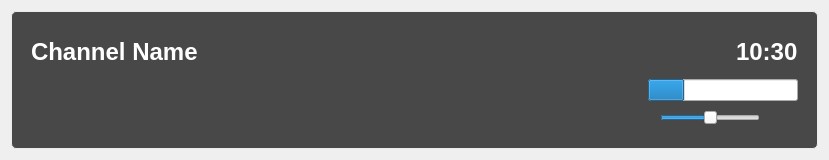
<?xml version="1.0" encoding="UTF-8"?>
<ui version="4.0">
 <class>fullscreen_toolbar</class>
 <widget class="QWidget" name="fullscreen_toolbar">
  <property name="windowModality">
   <enum>Qt::NonModal</enum>
  </property>
  <property name="geometry">
   <rect>
    <x>0</x>
    <y>0</y>
    <width>829</width>
    <height>160</height>
   </rect>
  </property>
  <property name="windowTitle">
   <string/>
  </property>
  <property name="styleSheet">
   <string notr="true"/>
  </property>
  <layout class="QHBoxLayout" name="horizontalLayout_4">
   <item>
    <widget class="QWidget" name="osd_container" native="true">
     <property name="styleSheet">
      <string notr="true">#osd_container { 
	border-color: rgb(235, 235, 235);
	border-style: solid;
    border-width: 1px;
	background-color: rgb(25, 25, 25, 200);
    border-radius: 5px;
}</string>
     </property>
     <layout class="QVBoxLayout" name="verticalLayout">
      <property name="leftMargin">
       <number>20</number>
      </property>
      <property name="topMargin">
       <number>20</number>
      </property>
      <property name="rightMargin">
       <number>20</number>
      </property>
      <property name="bottomMargin">
       <number>20</number>
      </property>
      <item>
       <layout class="QHBoxLayout" name="horizontalLayout_2">
        <item>
         <widget class="ElidedLabel" name="osd_channel_name">
          <property name="font">
           <font>
            <pointsize>18</pointsize>
            <weight>75</weight>
            <bold>true</bold>
           </font>
          </property>
          <property name="styleSheet">
           <string notr="true">color: rgb(255, 255, 255);</string>
          </property>
          <property name="text">
           <string>Channel Name</string>
          </property>
         </widget>
        </item>
        <item>
         <widget class="QLabel" name="clock_label">
          <property name="sizePolicy">
           <sizepolicy hsizetype="Maximum" vsizetype="Preferred">
            <horstretch>0</horstretch>
            <verstretch>0</verstretch>
           </sizepolicy>
          </property>
          <property name="font">
           <font>
            <pointsize>18</pointsize>
            <weight>75</weight>
            <bold>true</bold>
           </font>
          </property>
          <property name="styleSheet">
           <string notr="true">color: rgb(255, 255, 255);</string>
          </property>
          <property name="text">
           <string>10:30</string>
          </property>
         </widget>
        </item>
       </layout>
      </item>
      <item>
       <layout class="QHBoxLayout" name="horizontalLayout_3">
        <item>
         <widget class="ElidedLabel" name="show_name_label">
          <property name="font">
           <font>
            <pointsize>12</pointsize>
            <weight>75</weight>
            <bold>true</bold>
           </font>
          </property>
          <property name="styleSheet">
           <string notr="true">color: rgb(255, 255, 255);</string>
          </property>
          <property name="text">
           <string/>
          </property>
         </widget>
        </item>
        <item>
         <widget class="QProgressBar" name="show_progress">
          <property name="sizePolicy">
           <sizepolicy hsizetype="Maximum" vsizetype="Fixed">
            <horstretch>0</horstretch>
            <verstretch>0</verstretch>
           </sizepolicy>
          </property>
          <property name="maximumSize">
           <size>
            <width>150</width>
            <height>16777215</height>
           </size>
          </property>
          <property name="value">
           <number>24</number>
          </property>
          <property name="textVisible">
           <bool>false</bool>
          </property>
         </widget>
        </item>
       </layout>
      </item>
      <item>
       <layout class="QHBoxLayout" name="horizontalLayout">
        <property name="sizeConstraint">
         <enum>QLayout::SetDefaultConstraint</enum>
        </property>
        <item>
         <widget class="QPushButton" name="play_btn">
          <property name="sizePolicy">
           <sizepolicy hsizetype="Maximum" vsizetype="Fixed">
            <horstretch>0</horstretch>
            <verstretch>0</verstretch>
           </sizepolicy>
          </property>
          <property name="maximumSize">
           <size>
            <width>32</width>
            <height>32</height>
           </size>
          </property>
          <property name="focusPolicy">
           <enum>Qt::NoFocus</enum>
          </property>
          <property name="text">
           <string/>
          </property>
          <property name="default">
           <bool>false</bool>
          </property>
          <property name="flat">
           <bool>true</bool>
          </property>
         </widget>
        </item>
        <item>
         <widget class="QPushButton" name="stop_btn">
          <property name="sizePolicy">
           <sizepolicy hsizetype="Maximum" vsizetype="Fixed">
            <horstretch>0</horstretch>
            <verstretch>0</verstretch>
           </sizepolicy>
          </property>
          <property name="maximumSize">
           <size>
            <width>32</width>
            <height>32</height>
           </size>
          </property>
          <property name="focusPolicy">
           <enum>Qt::NoFocus</enum>
          </property>
          <property name="text">
           <string/>
          </property>
          <property name="icon">
           <iconset>
            <normaloff>:/ico/icons/media-playback-stop.png</normaloff>:/ico/icons/media-playback-stop.png</iconset>
          </property>
          <property name="default">
           <bool>false</bool>
          </property>
          <property name="flat">
           <bool>true</bool>
          </property>
         </widget>
        </item>
        <item>
         <spacer name="horizontalSpacer">
          <property name="orientation">
           <enum>Qt::Horizontal</enum>
          </property>
          <property name="sizeType">
           <enum>QSizePolicy::Expanding</enum>
          </property>
          <property name="sizeHint" stdset="0">
           <size>
            <width>40</width>
            <height>20</height>
           </size>
          </property>
         </spacer>
        </item>
        <item>
         <widget class="QSlider" name="volume_slider">
          <property name="maximumSize">
           <size>
            <width>100</width>
            <height>16777215</height>
           </size>
          </property>
          <property name="maximum">
           <number>100</number>
          </property>
          <property name="value">
           <number>50</number>
          </property>
          <property name="orientation">
           <enum>Qt::Horizontal</enum>
          </property>
          <property name="tickPosition">
           <enum>QSlider::NoTicks</enum>
          </property>
         </widget>
        </item>
        <item>
         <widget class="QPushButton" name="fullscreen_btn">
          <property name="sizePolicy">
           <sizepolicy hsizetype="Maximum" vsizetype="Fixed">
            <horstretch>0</horstretch>
            <verstretch>0</verstretch>
           </sizepolicy>
          </property>
          <property name="maximumSize">
           <size>
            <width>32</width>
            <height>16777215</height>
           </size>
          </property>
          <property name="focusPolicy">
           <enum>Qt::NoFocus</enum>
          </property>
          <property name="text">
           <string/>
          </property>
          <property name="icon">
           <iconset>
            <normaloff>:/ico/icons/view-fullscreen.png</normaloff>:/ico/icons/view-fullscreen.png</iconset>
          </property>
          <property name="default">
           <bool>false</bool>
          </property>
          <property name="flat">
           <bool>true</bool>
          </property>
         </widget>
        </item>
       </layout>
      </item>
     </layout>
    </widget>
   </item>
  </layout>
 </widget>
 <customwidgets>
  <customwidget>
   <class>ElidedLabel</class>
   <extends>QLabel</extends>
   <header>elidedlabel.h</header>
  </customwidget>
 </customwidgets>
 <resources/>
 <connections/>
</ui>
